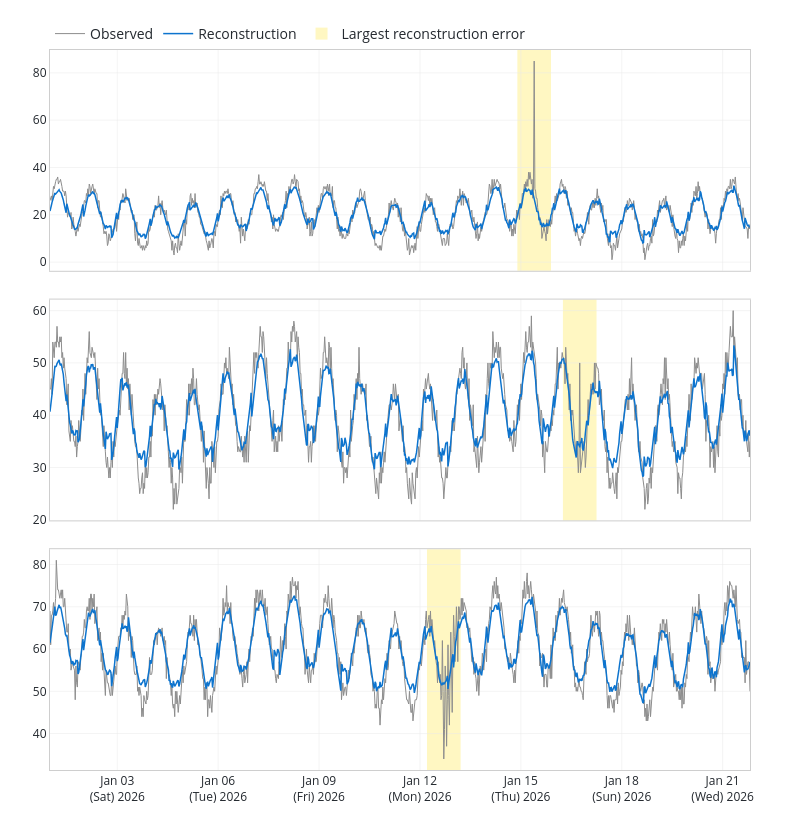

The cell this chart's notebook holds for it:
### Code cell
plot(async_predictions).show()

### Figure 1 — Plotly figure (JSON) as saved in the notebook; plotly's stock layout.template omitted (floating-point values rounded to 4 significant figures; data arrays with more than 128 entries replaced by an {"elided": "..."} marker saying what was removed)
{"data": [{"legendgroup": "Observed", "line": {"color": "#8d8d8d", "width": 1}, "mode": "lines", "name": "Observed", "showlegend": true, "type": "scatter", "x": {"elided": "1000 str values"}, "xaxis": "x", "y": {"elided": "1000 int values"}, "yaxis": "y"}, {"legendgroup": "Reconstruction", "line": {"color": "#0d74ce", "width": 1.5}, "mode": "lines", "name": "Reconstruction", "showlegend": true, "type": "scatter", "x": {"elided": "1000 str values"}, "xaxis": "x", "y": {"elided": "1000 float values"}, "yaxis": "y"}, {"legendgroup": "Observed", "line": {"color": "#8d8d8d", "width": 1}, "mode": "lines", "name": "Observed", "showlegend": false, "type": "scatter", "x": {"elided": "1000 str values"}, "xaxis": "x2", "y": {"elided": "1000 int values"}, "yaxis": "y2"}, {"legendgroup": "Reconstruction", "line": {"color": "#0d74ce", "width": 1.5}, "mode": "lines", "name": "Reconstruction", "showlegend": false, "type": "scatter", "x": {"elided": "1000 str values"}, "xaxis": "x2", "y": {"elided": "1000 float values"}, "yaxis": "y2"}, {"legendgroup": "Observed", "line": {"color": "#8d8d8d", "width": 1}, "mode": "lines", "name": "Observed", "showlegend": false, "type": "scatter", "x": {"elided": "1000 str values"}, "xaxis": "x3", "y": {"elided": "1000 int values"}, "yaxis": "y3"}, {"legendgroup": "Reconstruction", "line": {"color": "#0d74ce", "width": 1.5}, "mode": "lines", "name": "Reconstruction", "showlegend": false, "type": "scatter", "x": {"elided": "1000 str values"}, "xaxis": "x3", "y": {"elided": "1000 float values"}, "yaxis": "y3"}], "layout": {"height": 820, "legend": {"bgcolor": "rgba(0,0,0,0)", "font": {"color": "#24292f", "size": 14}, "orientation": "h", "x": 0, "y": 1, "yanchor": "bottom"}, "margin": {"b": 50, "l": 50, "r": 50, "t": 50}, "paper_bgcolor": "white", "plot_bgcolor": "white", "shapes": [{"fillcolor": "#fff7c2", "layer": "below", "legendgroup": "Largest reconstruction error", "line": {"width": 0}, "name": "Largest reconstruction error", "showlegend": true, "type": "rect", "x0": "2026-01-14 21:30:00", "x1": "2026-01-15 21:30:00", "xref": "x", "y0": 0, "y1": 1, "yref": "y domain"}, {"fillcolor": "#fff7c2", "layer": "below", "legendgroup": "Largest reconstruction error", "line": {"width": 0}, "name": "Largest reconstruction error", "showlegend": false, "type": "rect", "x0": "2026-01-16 06:00:00", "x1": "2026-01-17 06:00:00", "xref": "x2", "y0": 0, "y1": 1, "yref": "y2 domain"}, {"fillcolor": "#fff7c2", "layer": "below", "legendgroup": "Largest reconstruction error", "line": {"width": 0}, "name": "Largest reconstruction error", "showlegend": false, "type": "rect", "x0": "2026-01-12 05:00:00", "x1": "2026-01-13 05:00:00", "xref": "x3", "y0": 0, "y1": 1, "yref": "y3 domain"}], "width": 800, "xaxis": {"anchor": "y", "domain": [0, 1], "gridcolor": "#e8e8e8", "gridwidth": 0.5, "linecolor": "#cecece", "matches": "x3", "mirror": true, "showticklabels": false, "tickangle": 0, "tickfont": {"color": "#24292f"}, "tickformat": "%b %d<br>(%a) %Y", "type": "date"}, "xaxis2": {"anchor": "y2", "domain": [0, 1], "gridcolor": "#e8e8e8", "gridwidth": 0.5, "linecolor": "#cecece", "matches": "x3", "mirror": true, "showticklabels": false, "tickangle": 0, "tickfont": {"color": "#24292f"}, "tickformat": "%b %d<br>(%a) %Y", "type": "date"}, "xaxis3": {"anchor": "y3", "domain": [0, 1], "gridcolor": "#e8e8e8", "gridwidth": 0.5, "linecolor": "#cecece", "mirror": true, "tickangle": 0, "tickfont": {"color": "#24292f"}, "tickformat": "%b %d<br>(%a) %Y", "type": "date"}, "yaxis": {"anchor": "x", "domain": [0.6933, 1], "gridcolor": "#e8e8e8", "gridwidth": 0.5, "linecolor": "#cecece", "mirror": true, "tickfont": {"color": "#24292f"}, "tickformat": ",.0f", "zeroline": false}, "yaxis2": {"anchor": "x2", "domain": [0.3467, 0.6533], "gridcolor": "#e8e8e8", "gridwidth": 0.5, "linecolor": "#cecece", "mirror": true, "tickfont": {"color": "#24292f"}, "tickformat": ",.0f", "zeroline": false}, "yaxis3": {"anchor": "x3", "domain": [0, 0.3067], "gridcolor": "#e8e8e8", "gridwidth": 0.5, "linecolor": "#cecece", "mirror": true, "tickfont": {"color": "#24292f"}, "tickformat": ",.0f", "zeroline": false}}}
